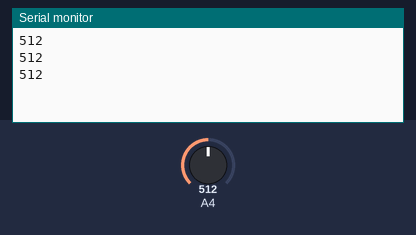
The sketch below on a simulated Arduino Mega 2560, built with avr-gcc and run on an emulated ATmega2560. Shown: the last lines printed to the serial monitor. The inputs (shaded band) are chosen by the test bench; at power-on: A4 = 512.

Above: at 1.3 s.
1.4 s: A4 set to 716
At 1.9 s:
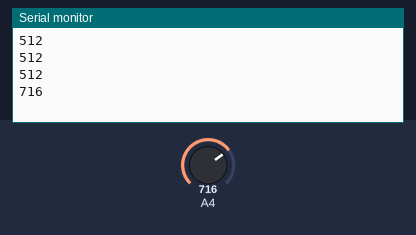
2.9 s: A4 set to 900
At 3.4 s:
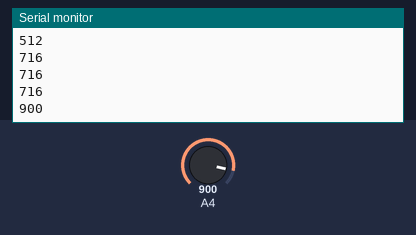
Timing chart, 0 to 5.9 s (numbered marks = the images above; inputs shaded):
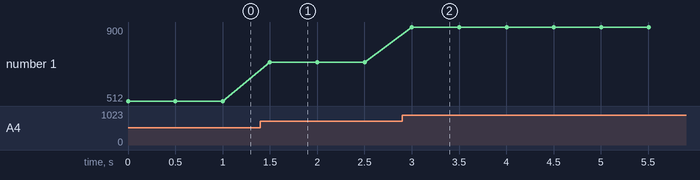

Measured:
- after the input at 1.4 s, the serial monitor: prints a new line after 0.10 s (image 1)
- after the input at 2.9 s, the serial monitor: prints a new line after 0.10 s (image 2)
- plotted number 1: 512 → 716 after the input at 1.4 s, 716 → 900 after the input at 2.9 s

The sketch:

Exam1.ino
```cpp
#define MIC 36

void setup() {
  Serial.begin(115200);
}

void loop() {
  Serial.println(analogRead(MIC));
  delay(500);
}
```
